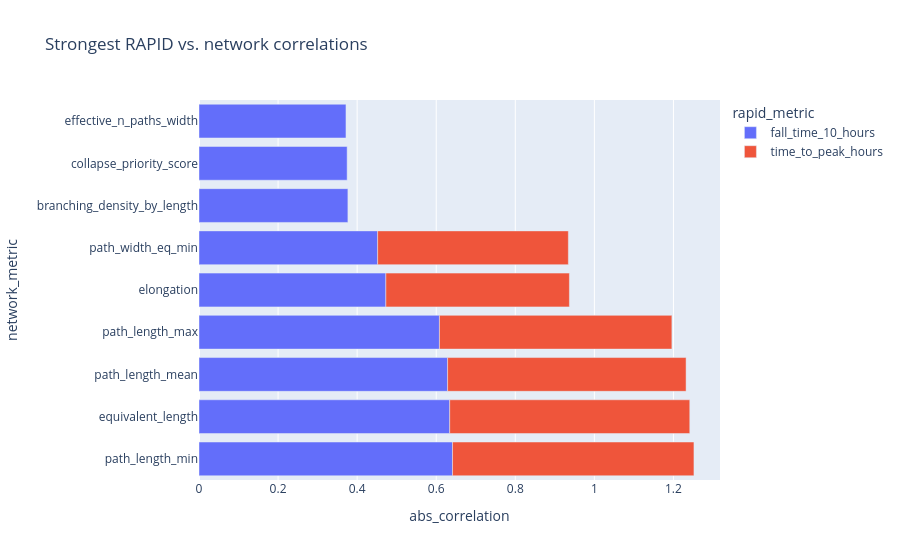

The notebook cell this image was saved under:
### Code cell
px.bar(
    cross_domain_corr.head(15),
    x="abs_correlation",
    y="network_metric",
    color="rapid_metric",
    orientation="h",
    hover_data=["correlation"],
    title="Strongest RAPID vs. network correlations",
)

### Figure 1 — Plotly figure (JSON) as saved in the notebook; plotly's stock layout.template omitted (floating-point values rounded to 4 significant figures)
{"data": [{"customdata": [[-0.6412], [-0.6341], [-0.6288], [-0.6082], [-0.4726], [-0.4519], [0.3766], [0.3747], [-0.3718]], "hovertemplate": "rapid_metric=fall_time_10_hours<br>abs_correlation=%{x}<br>network_metric=%{y}<br>correlation=%{customdata[0]}<extra></extra>", "legendgroup": "fall_time_10_hours", "marker": {"color": "#636efa", "pattern": {"shape": ""}}, "name": "fall_time_10_hours", "orientation": "h", "showlegend": true, "textposition": "auto", "type": "bar", "x": [0.6412, 0.6341, 0.6288, 0.6082, 0.4726, 0.4519, 0.3766, 0.3747, 0.3718], "xaxis": "x", "y": ["path_length_min", "equivalent_length", "path_length_mean", "path_length_max", "elongation", "path_width_eq_min", "branching_density_by_length", "collapse_priority_score", "effective_n_paths_width"], "yaxis": "y"}, {"customdata": [[-0.6106], [-0.6072], [-0.6032], [-0.5879], [-0.4823], [-0.4642]], "hovertemplate": "rapid_metric=time_to_peak_hours<br>abs_correlation=%{x}<br>network_metric=%{y}<br>correlation=%{customdata[0]}<extra></extra>", "legendgroup": "time_to_peak_hours", "marker": {"color": "#EF553B", "pattern": {"shape": ""}}, "name": "time_to_peak_hours", "orientation": "h", "showlegend": true, "textposition": "auto", "type": "bar", "x": [0.6106, 0.6072, 0.6032, 0.5879, 0.4823, 0.4642], "xaxis": "x", "y": ["path_length_min", "equivalent_length", "path_length_mean", "path_length_max", "path_width_eq_min", "elongation"], "yaxis": "y"}], "layout": {"barmode": "relative", "legend": {"title": {"text": "rapid_metric"}, "tracegroupgap": 0}, "title": {"text": "Strongest RAPID vs. network correlations"}, "xaxis": {"anchor": "y", "domain": [0, 1], "title": {"text": "abs_correlation"}}, "yaxis": {"anchor": "x", "domain": [0, 1], "title": {"text": "network_metric"}}}}
